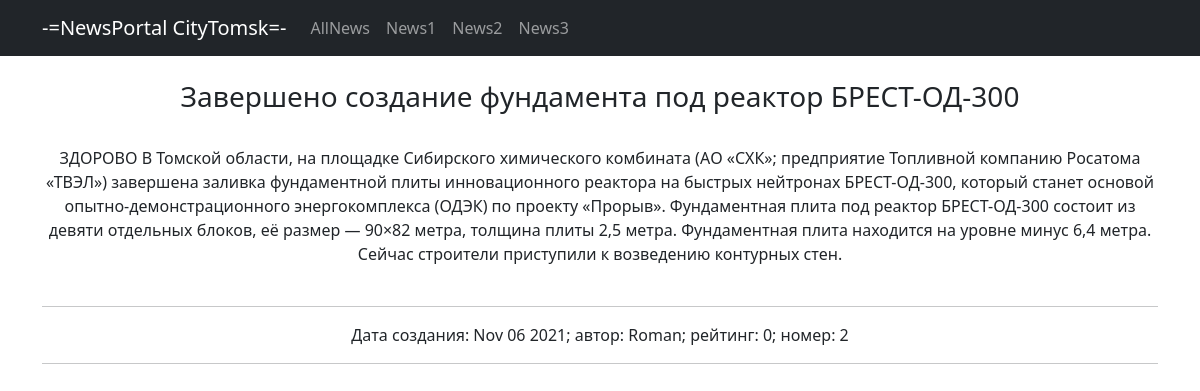
Page /news/2 on the earlier database version.
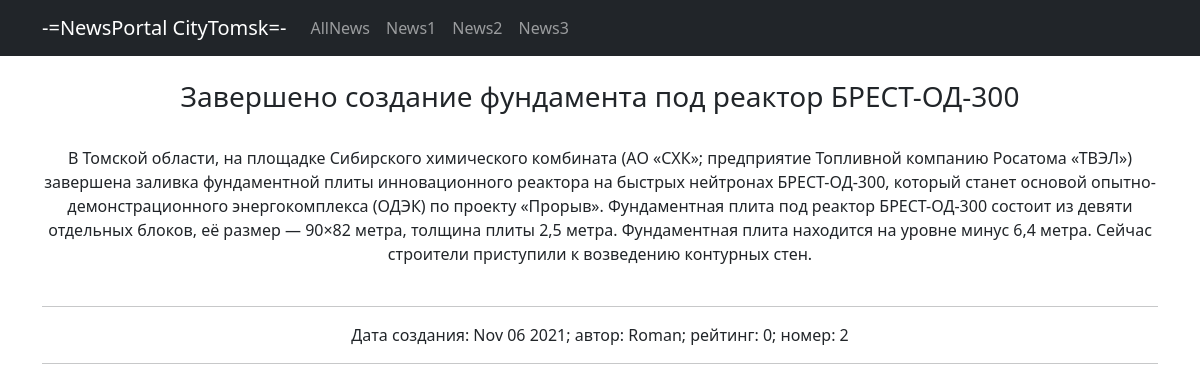
Same page on the later database version.
### newapp/models.py (models this page shows, shortened)
class Post(models.Model):
    author = models.ForeignKey(Author, on_delete=models.CASCADE)
    NEWS = 'NW'
    ARTICLE = 'AR'
    CATEGORY_CHOICES = (
        (NEWS, 'Новость'),
        (ARTICLE, 'Статья'),
    )
    categoryType = models.CharField(max_length=2, choices=CATEGORY_CHOICES, default=ARTICLE)
    dateCreation = models.DateTimeField(auto_now_add=True)
    postCategory = models.ManyToManyField(Category, through='postCategory')
    title = models.CharField(max_length=128)
    text = models.TextField()
    rating = models.SmallIntegerField(default=0)
    def __str__(self):
        return f'{self.title}'

class Author(models.Model):
    authorUser = models.OneToOneField(User, on_delete=models.CASCADE)
    ratingAuthor = models.SmallIntegerField(default=0)
    def __str__(self):
        return f'{self.authorUser}'

### newapp/views.py (the view)
# urls.py: path('<int:pk>', PostsDetail.as_view()),  # pk — это первичный ключ товара, который будет выводиться
class PostsDetail(DetailView):
    model = Post  # модель всё та же, но мы хотим получать детали конкретно отдельного товара
    template_name = 'post.html'  # название шаблона будет product.html
    context_object_name = 'post'  # название объекта

### newapp/templatetags/custom_filters.py (called while the page is built)
@register.filter(name='Censor')
def Censor(value, arg):
    value = value.replace("жесть", "ЗДОРОВО")
    value = value.replace("афигенно", "ЗДОРОВО")
    value = value.replace("круто", "ЗДОРОВО")
    return value

### newapp/templates/post.html (shortened to what this page needs)
{% extends 'flatpages/default.html' %}
{% load custom_filters %}
{% block content %}
<br>
<h3>{{ post }}</h3>
<br>
{{ post.text | Censor:"" }}
<br>
<br>
<hr>
Дата создания: {{ post.dateCreation | date:'M d Y' }}; автор: {{ post.author }}; рейтинг: {{ post.rating }}; номер: {{ post.id }}
<br>
<hr>
{% endblock content %}

Differences in the rows shown:
changed Post "Завершено создание фундамента под реактор БРЕСТ-ОД-300": text|Censor "ЗДОРОВО В Томской области, на…" → "В Томской области, на…"
